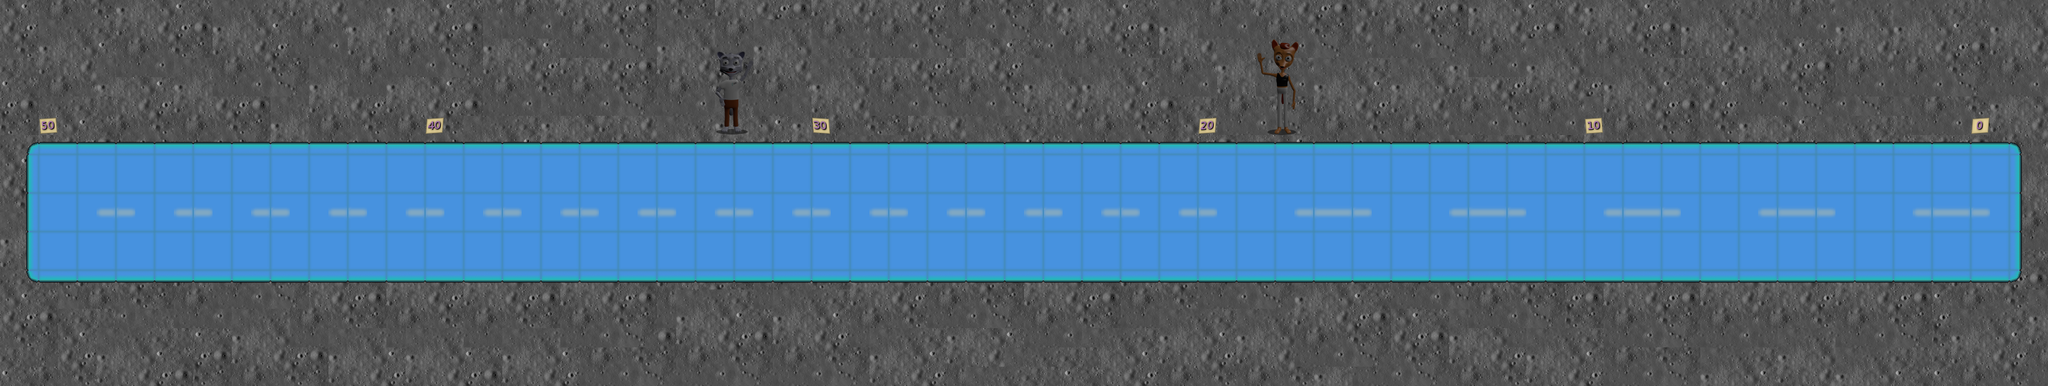

A level layout from a 2D game, rendered from its tile map. Below: a short description, then the map file with tile-grid data replaced by summaries:
An orthogonal 106x20 tile map with 32x32 px tiles, 2 tile layers (Fondo, Ruta), 4 tilesets and 3 objects (mainPlayer).

<map version="1.0" tiledversion="1.0.2" orientation="orthogonal" renderorder="right-down" width="106" height="20" tilewidth="32" tileheight="32" nextobjectid="13">
 <tileset firstgid="1" name="Luna" tilewidth="32" tileheight="32" tilecount="25" columns="5">
  <image source="../../img/sprite/luna.png" width="160" height="160" />
 </tileset>
 <tileset firstgid="26" name="RutaEspacial" tilewidth="32" tileheight="32" tilecount="36" columns="6">
  <image source="../../img/sprite/spaceroute.png" width="192" height="192" />
 </tileset>
 <tileset firstgid="62" name="clemen" tilewidth="32" tileheight="32" tilecount="10" columns="2">
  <image source="../../img/sprite/clemen.png" trans="ff00ff" width="64" height="160" />
 </tileset>
 <tileset firstgid="72" name="tina" tilewidth="32" tileheight="32" tilecount="15" columns="3">
  <image source="../../img/sprite/tina.png" trans="ff00ff" width="96" height="160" />
 </tileset>
 <layer name="Fondo" width="106" height="20">
  <data>[2120 cells, 1900 non-empty, 25 distinct tile ids]</data>
 </layer>
 <layer name="Ruta" width="106" height="20">
  <data>[2120 cells, 863 non-empty, 55 distinct tile ids]</data>
 </layer>
 <objectgroup name="collision">
  <object id="3" x="-16.4848" y="467.454" width="3420.48" height="183.879" />
  <object id="11" x="-8" y="-8" width="3407.67" height="244.728" />
 </objectgroup>
 <objectgroup name="Entities">
  <object id="12" name="mainPlayer" x="96.034" y="352.113" width="50" height="50">
   <properties>
    <property name="frameheight" value="50" />
    <property name="framewidth" value="50" />
    <property name="image" value="robot50" />
    <property name="spritelength" value="45" />
    <property name="spritewidth" value="45" />
   </properties>
  </object>
 </objectgroup>
</map>